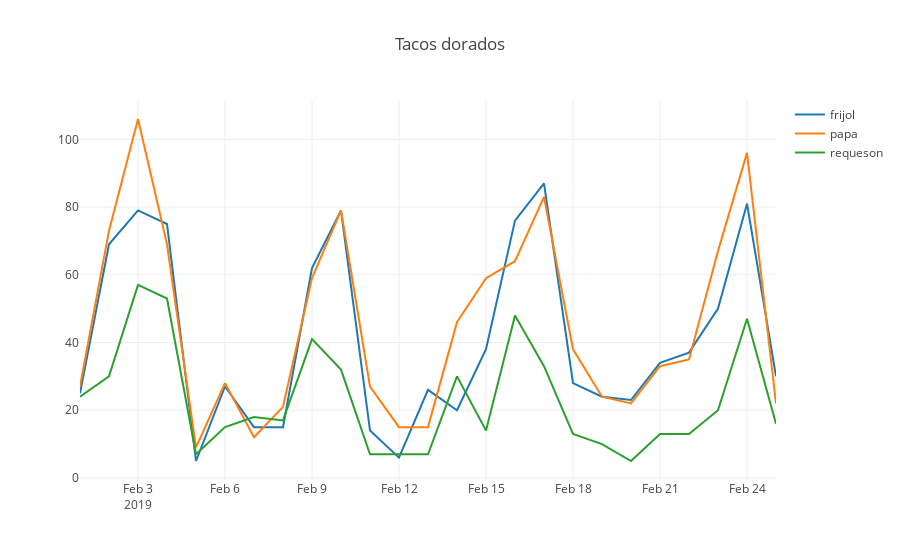

Notebook cell for this chart:
### Code cell
serie=pd.DataFrame(t.groupby(['idproducto',t.hora.dt.date])['cantidad'].sum())
data=serie.unstack(level=0)
trace=go.Trace(y=data.cantidad.LTDDF01,x=data.index,name='frijol')
trace2=go.Trace(y=data.cantidad.LTDDP01,x=data.index,name='papa')
trace3=go.Trace(y=data.cantidad.LTDDR01,x=data.index,name='requeson')
data = [trace,trace2,trace3]
layout = dict(title = 'Tacos dorados',
                      yaxis = dict(zeroline = False),
                      xaxis = dict(zeroline = False)
                     )

tacos_dorados = dict(data=data, layout=layout)
iplot(tacos_dorados, filename='styled-scatter')

### Figure 1 — Plotly figure (JSON) as saved in the notebook; plotly's stock layout.template omitted (floating-point values rounded to 4 significant figures)
{"data": [{"name": "frijol", "type": "scatter", "uid": "f153ca6f-dc29-476c-9608-69a86c1ccc35", "x": ["2019-02-01", "2019-02-02", "2019-02-03", "2019-02-04", "2019-02-05", "2019-02-06", "2019-02-07", "2019-02-08", "2019-02-09", "2019-02-10", "2019-02-11", "2019-02-12", "2019-02-13", "2019-02-14", "2019-02-15", "2019-02-16", "2019-02-17", "2019-02-18", "2019-02-19", "2019-02-20", "2019-02-21", "2019-02-22", "2019-02-23", "2019-02-24", "2019-02-25"], "y": [25, 69, 79, 75, 5, 27, 15, 15, 62, 79, 14, 6, 26, 20, 38, 76, 87, 28, 24, 23, 34, 37, 50, 81, 30]}, {"name": "papa", "type": "scatter", "uid": "a8693c94-218b-4da0-84a2-4aea84b3115d", "x": ["2019-02-01", "2019-02-02", "2019-02-03", "2019-02-04", "2019-02-05", "2019-02-06", "2019-02-07", "2019-02-08", "2019-02-09", "2019-02-10", "2019-02-11", "2019-02-12", "2019-02-13", "2019-02-14", "2019-02-15", "2019-02-16", "2019-02-17", "2019-02-18", "2019-02-19", "2019-02-20", "2019-02-21", "2019-02-22", "2019-02-23", "2019-02-24", "2019-02-25"], "y": [27, 73, 106, 69, 9, 28, 12, 21, 59, 79, 27, 15, 15, 46, 59, 64, 83, 38, 24, 22, 33, 35, 67, 96, 22]}, {"name": "requeson", "type": "scatter", "uid": "41803643-a725-4f50-9b26-88f8c69eff19", "x": ["2019-02-01", "2019-02-02", "2019-02-03", "2019-02-04", "2019-02-05", "2019-02-06", "2019-02-07", "2019-02-08", "2019-02-09", "2019-02-10", "2019-02-11", "2019-02-12", "2019-02-13", "2019-02-14", "2019-02-15", "2019-02-16", "2019-02-17", "2019-02-18", "2019-02-19", "2019-02-20", "2019-02-21", "2019-02-22", "2019-02-23", "2019-02-24", "2019-02-25"], "y": [24, 30, 57, 53, 7, 15, 18, 17, 41, 32, 7, 7, 7, 30, 14, 48, 33, 13, 10, 5, 13, 13, 20, 47, 16]}], "layout": {"title": {"text": "Tacos dorados"}, "xaxis": {"zeroline": false}, "yaxis": {"zeroline": false}}}
